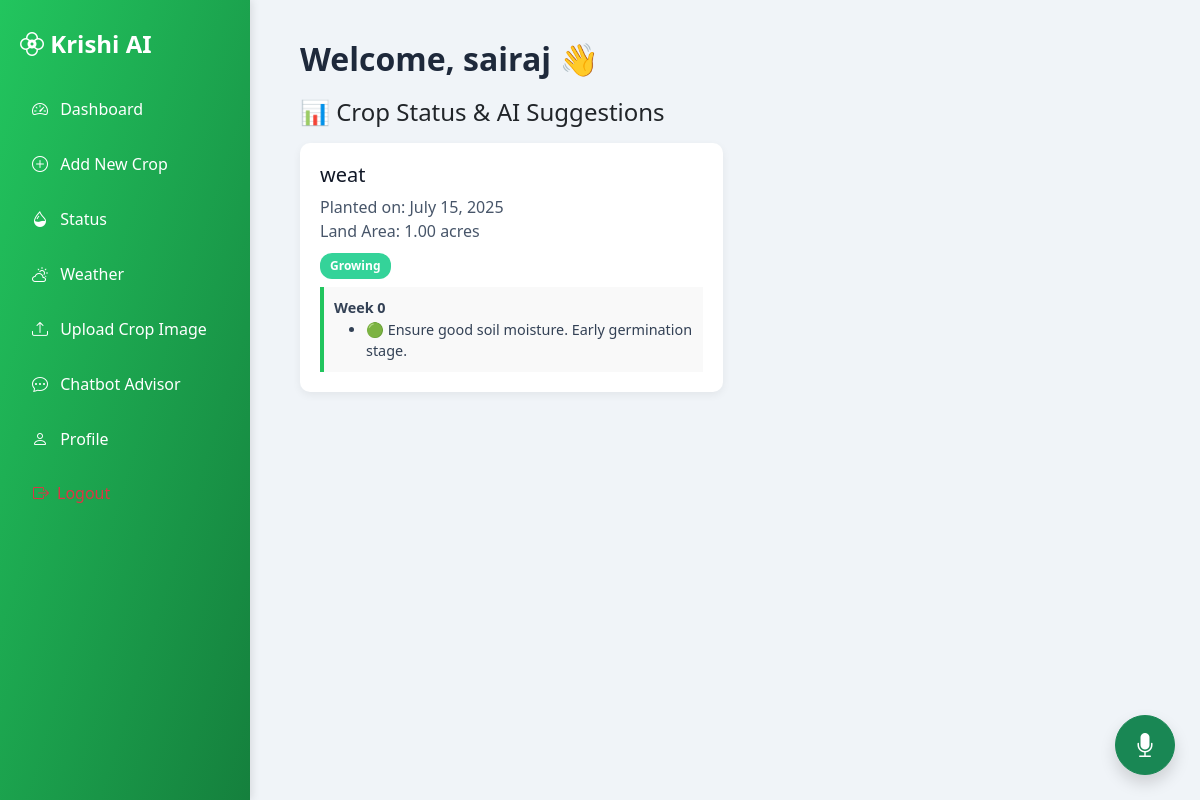
The app's page /dashboard/?action=status (signed in) with its own data.
### crop_tracker/models.py (models this page shows, shortened)
class Crop(models.Model):
    STAGE_CHOICES = [
        ('germination', 'Germination'),
        ('vegetative', 'Vegetative'),
        ('flowering', 'Flowering'),
        ('harvest', 'Harvest'),
    ]
    user = models.ForeignKey(User, on_delete=models.CASCADE)
    name = models.CharField(max_length=50)
    date_planted = models.DateField()
    growth_stage = models.CharField(max_length=20, choices=STAGE_CHOICES)
    notes = models.TextField(blank=True)
    status = models.CharField(    max_length=20,
    choices=[('Growing', 'Growing'), ('Harvested', 'Harvested')],
    default='Growing'  # ← added default here
    )
    land_area = models.DecimalField(max_digits=10, decimal_places=2, help_text="In acres or hectares", default=1.0)

### crop_tracker/views.py (the view, shortened to what this page needs)
# urls.py: path('dashboard/', views.dashboard, name='dashboard'),
@login_required
def dashboard(request):
    profile, _ = UserProfile.objects.get_or_create(user=request.user)
    action = request.GET.get("action")
    show_form = action == "add"
    show_status = action == "status"
    show_weather = action == "weather"
    show_chatbot = action == "chatbot"
    show_upload = action == "upload"
    crops = Crop.objects.filter(user=request.user)
    growing_crops = crops.filter(status="Growing")
    dashboard_data = []
    for crop in growing_crops:
        info = get_crop_suggestion(crop)
        dashboard_data.append({
            "crop": crop,
            "weeks": info["weeks"],
            "suggestions": info["suggestions"]
        })
    weather_data = None
    return render(request, 'dashboard.html', {
    'crops': crops,
    'growing_crops': growing_crops,
    'dashboard_data': dashboard_data,
    'profile': profile,
    'show_form': show_form,
    'show_status': show_status,
    'show_weather': show_weather,
    'weather_data': weather_data,
    'show_chatbot': show_chatbot,
    'show_upload': show_upload,
    'action': action,
})

### crop_tracker/views.py (called while the page is built)
def get_crop_suggestion(crop):
    weeks = (date.today() - crop.date_planted).days // 7
    stage = crop.growth_stage
    suggestions = []
    if weeks < 2:
        suggestions.append("🟢 Ensure good soil moisture. Early germination stage.")
    elif stage == "vegetative":
        suggestions.append("🌱 Apply nitrogen-rich fertilizer.")
        suggestions.append("🧼 Watch for early pests like aphids.")
    elif stage == "flowering":
        suggestions.append("💧 Ensure consistent watering.")
        suggestions.append("🦟 Protect against fungal attacks.")
    elif stage == "harvest":
        suggestions.append("🌾 Prepare for harvest. Limit irrigation.")
    return {
        "weeks": weeks,
        "suggestions": suggestions
    }

### crop_tracker/templates/dashboard.html (shortened to what this page needs)
{% load static %}
<!DOCTYPE html>
<html lang="en">
<head>
  <link href="https://cdn.jsdelivr.net/npm/bootstrap@5.3.2/dist/css/bootstrap.min.css" rel="stylesheet" />
  <link href="https://cdn.jsdelivr.net/npm/bootstrap-icons@1.11.3/font/bootstrap-icons.css" rel="stylesheet" />
</head>
<body>
<div class="sidebar">
  <h4><i class="bi bi-flower2"></i> Krishi AI</h4>
  <a href="{% url 'dashboard' %}"><i class="bi bi-speedometer2 me-2"></i> Dashboard</a>
  <a href="{% url 'dashboard' %}?action=add"><i class="bi bi-plus-circle me-2"></i> Add New Crop</a>
  <a href="{% url 'dashboard' %}?action=status"><i class="bi bi-droplet-half me-2"></i> Status</a>
<a href="{% url 'dashboard' %}?action=weather"><i class="bi bi-cloud-sun me-2"></i> Weather</a>
<a href="{% url 'dashboard' %}?action=upload"><i class="bi bi-upload me-2"></i> Upload Crop Image</a>
  <a href="{% url 'dashboard' %}?action=chatbot"><i class="bi bi-chat-dots me-2"></i> Chatbot Advisor</a>
<a href="{% url 'dashboard' %}?action=profile"><i class="bi bi-person me-2"></i> Profile</a>
  <form method="POST" action="{% url 'logout' %}" style="margin: 0;">
  <button type="submit" class="sidebar-link btn btn-link text-start w-100 d-flex align-items-center text-danger" style="text-decoration: none;">
    <i class="bi bi-box-arrow-right me-2"></i> Logout
  </button>
</form>
</div>
<button id="mic-btn" class="btn btn-success rounded-circle shadow" style="
  position: fixed;
  bottom: 25px;
  right: 25px;
  width: 60px;
  height: 60px;
  font-size: 24px;
  z-index: 999;
">
  <i class="bi bi-mic-fill"></i>
</button>
<div class="main-content">
  <h2>Welcome, {{ request.user.first_name|default:request.user.username }} 👋</h2>
  {% if show_form %}
    <h4 class="mb-3">➕ Add New Crop</h4>
    {% if messages %}
      {% for message in messages %}<div class="alert alert-success mt-2">{{ message }}</div>{% endfor %}
    {% endif %}
    <form method="POST" class="row g-3 mt-2">
      {% csrf_token %}
      <div class="col-md-4">
        <input type="text" name="name" class="form-control" placeholder="Crop Name" required>
      </div>
      <div class="col-md-4">
        <input type="date" name="date" class="form-control" required>
      </div>
      <div class="col-md-3">
        <select name="status" class="form-select" required>
          <option value="">Select Status</option>
          <option value="Growing">Growing</option>
          <option value="Harvested">Harvested</option>
        </select>
      </div>
      <div class="col-md-4">
        <input type="number" step="0.01" name="land_area" class="form-control" placeholder="Land Area (acres)" required>
      </div>
      <div class="col-md-1 d-grid">
        <button type="submit" class="btn btn-success">Add</button>
      </div>
    </form>
    <hr class="my-4">
    <h4>🌿 Active Growing Crops</h4>
    <div class="row g-4">
      {% for item in dashboard_data %}
        <div class="col-md-6">
          <div class="crop-card">
            <h5>{{ item.crop.name }}</h5>
            <p>Planted on: {{ item.crop.date_planted }}</p>
            <span class="status-pill status-growing">{{ item.crop.status }}</span>
            <div class="suggestion-box">
              <strong>Week {{ item.weeks }}</strong>
              <ul class="mb-0">
                {% for tip in item.suggestions %}<li>{{ tip }}</li>{% endfor %}
              </ul>
            </div>
          </div>
        </div>
      {% empty %}<p class="text-muted">No growing crops yet. Add some above.</p>{% endfor %}
    </div>
  {% elif show_status %}
  <h4 class="mb-3">📊 Crop Status & AI Suggestions</h4>
  <div class="row g-4">
    {% for item in dashboard_data %}
      <div class="col-md-6">
        <div class="crop-card">
          <h5>{{ item.crop.name }}</h5>
          <p>Planted on: {{ item.crop.date_planted }}</p>
          <p>Land Area: {{ item.crop.land_area }} acres</p>
          <span class="status-pill
            {% if item.crop.status == 'Growing' %}status-growing
            {% elif item.crop.status == 'Harvested' %}status-harvested{% endif %}">
            {{ item.crop.status }}
          </span>
          <div class="suggestion-box mt-2">
            <strong>Week {{ item.weeks }}</strong>
            <ul class="mb-0">
              {% for tip in item.suggestions %}
                <li>{{ tip }}</li>
              {% endfor %}
            </ul>
          </div>
        </div>
      </div>
    {% empty %}
      <p class="text-muted">No crops available to show status. Add one from the sidebar.</p>
    {% endfor %}
  </div>
  {% endif %}
</div>
</body>
</html>

### crop_tracker/templates/dashboard.html (style rules this page uses)
body { background-color: #f0f4f8; font-family: "Segoe UI", Tahoma, Geneva, Verdana, sans-serif; margin: 0; }
.sidebar { position: fixed; top: 0; left: 0; width: 250px; height: 100vh; background: linear-gradient(to bottom right, #22c55e, #15803d); color: white; padding: 30px 20px; box-shadow: 2px 0 8px rgba(0, 0, 0, 0.1); }
.sidebar h4 { font-size: 1.5rem; margin-bottom: 30px; font-weight: bold; }
.sidebar a { display: block; color: white; text-decoration: none; margin: 15px 0; padding: 8px 12px; border-radius: 6px; transition: background 0.2s; }
.main-content { margin-left: 270px; padding: 40px 30px; }
.main-content h2 { font-weight: 600; margin-bottom: 20px; color: #1e293b; }
.crop-card { background-color: white; border-radius: 10px; padding: 20px; box-shadow: 0 3px 8px rgba(0, 0, 0, 0.06); transition: transform 0.2s; }
.crop-card h5 { margin-bottom: 8px; color: #111827; }
.crop-card p { margin: 0; color: #475569; }
.status-pill { display: inline-block; margin-top: 10px; padding: 4px 10px; border-radius: 12px; font-size: 0.75rem; font-weight: bold; color: white; }
.status-growing { background-color: #34d399; }
.suggestion-box { margin-top: 12px; background: #f9f9f9; padding: 10px; border-left: 4px solid #22c55e; font-size: 0.9rem; color: #334155; }

### records on screen
Crop: crop.name "weat", crop.date_planted "July 15, 2025", crop.land_area "1.00", crop.status "Growing", weeks "0", suggestions "🟢 Ensure good soil moisture. Early germination stage."

### other values on screen
{{ request.user.first_name|default:request.user.username }} "sairaj"
